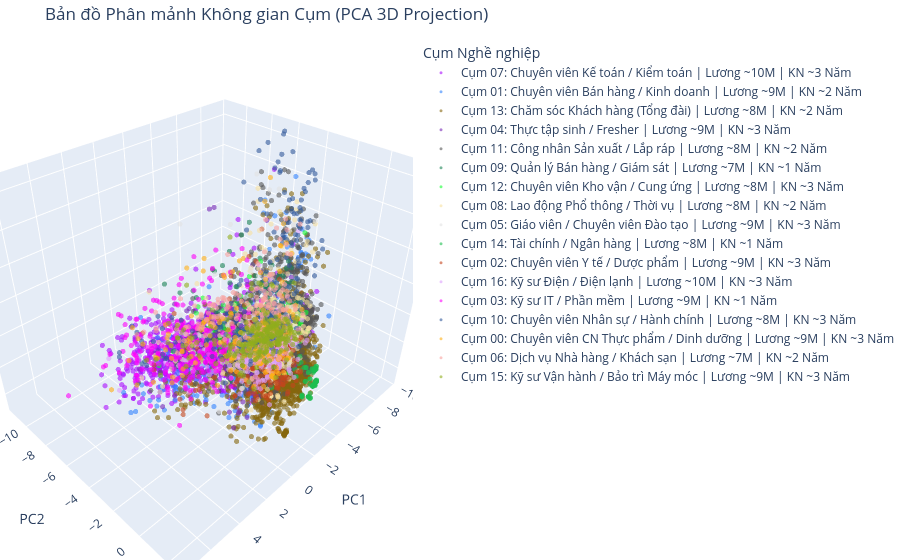

The notebook cell this image was saved under:
### Markdown cell above
## 4. Trực quan hóa ranh giới hình học bằng PCA (2D Projection)

### Code cell
from sklearn.decomposition import PCA
import plotly.express as px

print("Loading 169D features...")
train_data = np.load("../results/features_train.npz")
X_train = train_data["features_169d"]
labels = df_train['cluster_id'].values
labels_text = df_train['cluster_label'].values

# Lấy mẫu 10,000 điểm để chạy PCA nhanh và biểu đồ không bị rối
np.random.seed(42)
sample_idx = np.random.choice(len(X_train), 10000, replace=False)
X_sample = X_train[sample_idx]
labels_sample = labels_text[sample_idx]  # Hiển thị tên cụm thay vì số ID

print("Running PCA projection to 3D...")
pca = PCA(n_components=3, random_state=42)
X_pca = pca.fit_transform(X_sample)

pca_df = pd.DataFrame({
    'PC1': X_pca[:, 0],
    'PC2': X_pca[:, 1],
    'PC3': X_pca[:, 2],
    'Cụm Nghề nghiệp': labels_sample
})

fig = px.scatter_3d(pca_df, x='PC1', y='PC2', z='PC3',
              color='Cụm Nghề nghiệp',
              opacity=0.6,
              title='Bản đồ Phân mảnh Không gian Cụm (PCA 3D Projection)',
              color_discrete_sequence=px.colors.qualitative.Alphabet)

fig.update_traces(marker=dict(size=3))
fig.update_layout(margin=dict(l=0, r=0, b=0, t=40))
fig.write_html('../plots/05_pca_clusters_3d.html')
fig.show()
print("Visualization phase complete! 3D plot saved as HTML.")

### Figure 1 — Plotly figure (JSON) as saved in the notebook; plotly's stock layout.template omitted (floating-point values rounded to 4 significant figures; data arrays with more than 128 entries replaced by an {"elided": "..."} marker saying what was removed)
{"data": [{"hovertemplate": "Cụm Nghề nghiệp=Cụm 07: Chuyên viên Kế toán / Kiểm toán | Lương ~10M | KN ~3 Năm<br>PC1=%{x}<br>PC2=%{y}<br>PC3=%{z}<extra></extra>", "legendgroup": "Cụm 07: Chuyên viên Kế toán / Kiểm toán | Lương ~10M | KN ~3 Năm", "marker": {"color": "#AA0DFE", "opacity": 0.6, "size": 3, "symbol": "circle"}, "mode": "markers", "name": "Cụm 07: Chuyên viên Kế toán / Kiểm toán | Lương ~10M | KN ~3 Năm", "scene": "scene", "showlegend": true, "type": "scatter3d", "x": {"elided": "2653 float values"}, "y": {"elided": "2653 float values"}, "z": {"elided": "2653 float values"}}, {"hovertemplate": "Cụm Nghề nghiệp=Cụm 01: Chuyên viên Bán hàng / Kinh doanh | Lương ~9M | KN ~2 Năm<br>PC1=%{x}<br>PC2=%{y}<br>PC3=%{z}<extra></extra>", "legendgroup": "Cụm 01: Chuyên viên Bán hàng / Kinh doanh | Lương ~9M | KN ~2 Năm", "marker": {"color": "#3283FE", "opacity": 0.6, "size": 3, "symbol": "circle"}, "mode": "markers", "name": "Cụm 01: Chuyên viên Bán hàng / Kinh doanh | Lương ~9M | KN ~2 Năm", "scene": "scene", "showlegend": true, "type": "scatter3d", "x": {"elided": "926 float values"}, "y": {"elided": "926 float values"}, "z": {"elided": "926 float values"}}, {"hovertemplate": "Cụm Nghề nghiệp=Cụm 13: Chăm sóc Khách hàng (Tổng đài) | Lương ~8M | KN ~2 Năm<br>PC1=%{x}<br>PC2=%{y}<br>PC3=%{z}<extra></extra>", "legendgroup": "Cụm 13: Chăm sóc Khách hàng (Tổng đài) | Lương ~8M | KN ~2 Năm", "marker": {"color": "#85660D", "opacity": 0.6, "size": 3, "symbol": "circle"}, "mode": "markers", "name": "Cụm 13: Chăm sóc Khách hàng (Tổng đài) | Lương ~8M | KN ~2 Năm", "scene": "scene", "showlegend": true, "type": "scatter3d", "x": {"elided": "1427 float values"}, "y": {"elided": "1427 float values"}, "z": {"elided": "1427 float values"}}, {"hovertemplate": "Cụm Nghề nghiệp=Cụm 04: Thực tập sinh / Fresher | Lương ~9M | KN ~3 Năm<br>PC1=%{x}<br>PC2=%{y}<br>PC3=%{z}<extra></extra>", "legendgroup": "Cụm 04: Thực tập sinh / Fresher | Lương ~9M | KN ~3 Năm", "marker": {"color": "#782AB6", "opacity": 0.6, "size": 3, "symbol": "circle"}, "mode": "markers", "name": "Cụm 04: Thực tập sinh / Fresher | Lương ~9M | KN ~3 Năm", "scene": "scene", "showlegend": true, "type": "scatter3d", "x": {"elided": "399 float values"}, "y": {"elided": "399 float values"}, "z": {"elided": "399 float values"}}, {"hovertemplate": "Cụm Nghề nghiệp=Cụm 11: Công nhân Sản xuất / Lắp ráp | Lương ~8M | KN ~2 Năm<br>PC1=%{x}<br>PC2=%{y}<br>PC3=%{z}<extra></extra>", "legendgroup": "Cụm 11: Công nhân Sản xuất / Lắp ráp | Lương ~8M | KN ~2 Năm", "marker": {"color": "#565656", "opacity": 0.6, "size": 3, "symbol": "circle"}, "mode": "markers", "name": "Cụm 11: Công nhân Sản xuất / Lắp ráp | Lương ~8M | KN ~2 Năm", "scene": "scene", "showlegend": true, "type": "scatter3d", "x": {"elided": "1813 float values"}, "y": {"elided": "1813 float values"}, "z": {"elided": "1813 float values"}}, {"hovertemplate": "Cụm Nghề nghiệp=Cụm 09: Quản lý Bán hàng / Giám sát | Lương ~7M | KN ~1 Năm<br>PC1=%{x}<br>PC2=%{y}<br>PC3=%{z}<extra></extra>", "legendgroup": "Cụm 09: Quản lý Bán hàng / Giám sát | Lương ~7M | KN ~1 Năm", "marker": {"color": "#1C8356", "opacity": 0.6, "size": 3, "symbol": "circle"}, "mode": "markers", "name": "Cụm 09: Quản lý Bán hàng / Giám sát | Lương ~7M | KN ~1 Năm", "scene": "scene", "showlegend": true, "type": "scatter3d", "x": [-0.896, -4.045, -2.969, -3.044, -3.029, -3.02, 1.394, -4.0, -2.666, -2.171, -2.843, -4.174, 0.3273, -4.067, -4.454, -2.351, -4.501, -2.85, -4.813, -2.142, -3.659, -1.237, -3.087, -1.682, 0.7181, -2.146, 2.188, -3.044, 0.2201, -2.354, -1.367, -0.2294, -2.3, -4.142, -2.522, -3.04, -1.443, -3.563, 0.3414, -2.299, -0.4028, -2.682, -4.784, -3.005, -3.9, -4.018, -3.021, -3.67, -3.816, -2.632, -3.735, -3.463, -1.621, -3.732, -1.465, -1.265, 0.5566, -3.823, -2.274, -1.987, -4.216, -0.8392, -0.44, -4.174, 0.7205, -4.168, -0.1728, -1.08, -1.97, -1.219, -4.003, -3.082, 0.2208, -3.518, -3.952, -3.131, -2.828, -2.793, -0.7795], "y": [-3.678, -0.5981, -0.9435, -4.669, -0.3769, -0.3868, -3.797, -0.4657, -1.22, -3.265, -0.6414, -3.456, -2.119, -2.038, -1.44, -1.23, -4.604, -2.003, -1.781, -0.4254, -2.398, -3.452, -1.24, -0.8568, -0.8966, -3.303, -3.999, -1.327, -2.329, -0.5801, -0.7729, -1.729, -0.3791, -0.7947, -1.444, -3.021, -1.904, -1.636, -3.256, -0.7567, -1.93, -2.453, -2.006, -1.22, -1.156, -0.4256, -3.265, -4.392, -1.298, -1.866, -0.7752, -1.009, -0.4801, -1.235, -0.9218, -1.189, -3.518, -1.54, -1.674, -3.606, -2.694, -1.571, -1.657, -1.654, -3.573, -3.3, -2.448, -0.1023, -1.202, -0.567, -1.332, -1.889, -2.464, -2.09, -0.6366, -2.146, -0.7353, -1.681, -0.7681], "z": [2.125, -0.1342, 0.3663, 1.964, -0.8259, -1.813, 1.85, 0.4039, 1.297, 0.759, -0.1395, 1.565, -0.9472, 0.92, 0.8668, -2.273, 3.193, -0.9343, 1.422, -0.5485, 0.5301, 2.408, 1.257, 0.03482, 1.923, 0.7596, 2.647, 1.096, 0.8947, -0.5973, 0.5673, 1.172, 1.222, -0.04442, 1.056, -0.5803, 1.246, 1.605, -0.1091, -0.3598, -3.834, 1.584, 1.746, 0.9309, 0.8559, 0.3706, -1.36, 2.831, 1.119, 1.556, 0.2065, -0.7867, 0.1274, 0.5429, -0.6586, 2.433, 1.287, 1.465, -0.2133, 0.9324, 0.8509, 1.13, 1.374, 1.72, 1.751, -0.007808, -0.4409, 1.908, 1.816, 2.51, 0.9394, 1.334, 0.7826, 2.026, 0.1406, 1.614, -1.89, 0.557, -0.6218]}, {"hovertemplate": "Cụm Nghề nghiệp=Cụm 12: Chuyên viên Kho vận / Cung ứng | Lương ~8M | KN ~3 Năm<br>PC1=%{x}<br>PC2=%{y}<br>PC3=%{z}<extra></extra>", "legendgroup": "Cụm 12: Chuyên viên Kho vận / Cung ứng | Lương ~8M | KN ~3 Năm", "marker": {"color": "#16FF32", "opacity": 0.6, "size": 3, "symbol": "circle"}, "mode": "markers", "name": "Cụm 12: Chuyên viên Kho vận / Cung ứng | Lương ~8M | KN ~3 Năm", "scene": "scene", "showlegend": true, "type": "scatter3d", "x": {"elided": "150 float values"}, "y": {"elided": "150 float values"}, "z": {"elided": "150 float values"}}, {"hovertemplate": "Cụm Nghề nghiệp=Cụm 08: Lao động Phổ thông / Thời vụ | Lương ~8M | KN ~2 Năm<br>PC1=%{x}<br>PC2=%{y}<br>PC3=%{z}<extra></extra>", "legendgroup": "Cụm 08: Lao động Phổ thông / Thời vụ | Lương ~8M | KN ~2 Năm", "marker": {"color": "#F7E1A0", "opacity": 0.6, "size": 3, "symbol": "circle"}, "mode": "markers", "name": "Cụm 08: Lao động Phổ thông / Thời vụ | Lương ~8M | KN ~2 Năm", "scene": "scene", "showlegend": true, "type": "scatter3d", "x": {"elided": "489 float values"}, "y": {"elided": "489 float values"}, "z": {"elided": "489 float values"}}, {"hovertemplate": "Cụm Nghề nghiệp=Cụm 05: Giáo viên / Chuyên viên Đào tạo | Lương ~9M | KN ~3 Năm<br>PC1=%{x}<br>PC2=%{y}<br>PC3=%{z}<extra></extra>", "legendgroup": "Cụm 05: Giáo viên / Chuyên viên Đào tạo | Lương ~9M | KN ~3 Năm", "marker": {"color": "#E2E2E2", "opacity": 0.6, "size": 3, "symbol": "circle"}, "mode": "markers", "name": "Cụm 05: Giáo viên / Chuyên viên Đào tạo | Lương ~9M | KN ~3 Năm", "scene": "scene", "showlegend": true, "type": "scatter3d", "x": {"elided": "257 float values"}, "y": {"elided": "257 float values"}, "z": {"elided": "257 float values"}}, {"hovertemplate": "Cụm Nghề nghiệp=Cụm 14: Tài chính / Ngân hàng | Lương ~8M | KN ~1 Năm<br>PC1=%{x}<br>PC2=%{y}<br>PC3=%{z}<extra></extra>", "legendgroup": "Cụm 14: Tài chính / Ngân hàng | Lương ~8M | KN ~1 Năm", "marker": {"color": "#1CBE4F", "opacity": 0.6, "size": 3, "symbol": "circle"}, "mode": "markers", "name": "Cụm 14: Tài chính / Ngân hàng | Lương ~8M | KN ~1 Năm", "scene": "scene", "showlegend": true, "type": "scatter3d", "x": [-2.077, -1.615, -1.62, -1.63, -1.845, -1.959, -2.228, -1.769, -2.089, -1.589, -1.752, -2.015, -2.147, -1.618, -1.951, -2.123, -1.761, -1.609, -1.762, -1.099, -2.081, -1.936, -1.115, -1.328, -1.771, -2.082, -1.952, -2.069, -1.954, -1.618, -1.622, -2.221, -2.117, -1.104, -2.092, -1.133, -1.945, -1.762, -2.177, -1.954, -1.434, -1.112, -2.158, -1.123, -1.732, -0.236, -2.077, -2.097, -1.575, -1.5, -1.832, -1.565, -2.083, -1.614, -1.963, -1.111, -1.616, -1.827, -1.57, -1.593, -1.755, -2.118, -1.84, -1.941, -1.915, -1.748, -1.768, -1.974, -2.085, -2.059, -1.253, -2.083, -1.959, -2.161, -1.766, -1.94, -1.578, -1.627, -0.2062, -1.742, -1.955, -1.821, -1.95, -1.487, -1.836, -1.505, -1.903, -1.096, -2.172, -1.85, -1.262, -1.941], "y": [2.129, 2.294, 2.301, 0.2327, 1.371, 2.447, 2.151, 2.4, 2.122, 2.434, 2.376, 2.15, 2.193, 2.303, 2.393, 2.127, 2.38, 2.333, 2.383, 2.261, 2.122, 2.411, 2.239, 1.683, 2.365, 2.147, 2.449, 2.135, 2.439, 2.306, 1.941, 2.142, 1.997, 2.247, 2.16, 2.227, 2.42, 2.382, 2.125, 1.914, 1.812, 2.25, 2.187, 2.247, 2.31, 1.524, 2.135, 2.137, 1.648, 2.33, 2.377, 2.035, 2.123, 2.302, 2.407, 2.247, 2.291, 2.442, 2.436, 2.451, -0.1294, 2.015, 2.417, 2.43, 2.42, -0.1184, 2.4, 2.422, 2.123, 2.161, 1.668, 2.125, 2.413, 2.177, 2.378, 2.397, 2.044, 1.95, 1.016, 1.766, 2.424, 2.45, 2.105, 2.212, 2.427, 2.334, 2.389, 1.658, 2.185, 2.469, 1.671, 2.41], "z": [-1.652, -3.015, -3.004, -1.424, -1.052, -2.089, -1.453, -2.335, -1.635, -2.988, -2.339, -1.731, -1.587, -3.003, -2.086, -1.562, -2.346, -3.032, -2.34, -2.702, -1.636, -2.127, -2.667, -0.9946, -2.324, -1.629, -2.075, -1.668, -2.081, -3.003, -1.293, -1.459, -1.651, -2.696, -1.613, -2.614, -2.077, -2.342, -1.533, -1.801, -1.435, -2.675, -1.592, -2.662, -2.859, -1.184, -1.628, -1.628, -1.1, -1.729, -2.238, -2.119, -1.626, -3.006, -2.079, -2.673, -3.019, -2.25, -3.015, -2.981, -1.055, -1.647, -2.241, -2.14, -2.164, -1.079, -2.332, -2.036, -1.641, -1.669, -1.865, -1.644, -2.102, -1.509, -2.349, -2.096, -2.112, -1.292, -2.295, -1.478, -2.144, -2.268, -2.543, -1.36, -2.26, -1.721, -2.17, -1.23, -1.55, -2.285, -1.825, -2.098]}, {"hovertemplate": "Cụm Nghề nghiệp=Cụm 02: Chuyên viên Y tế / Dược phẩm | Lương ~9M | KN ~3 Năm<br>PC1=%{x}<br>PC2=%{y}<br>PC3=%{z}<extra></extra>", "legendgroup": "Cụm 02: Chuyên viên Y tế / Dược phẩm | Lương ~9M | KN ~3 Năm", "marker": {"color": "#C4451C", "opacity": 0.6, "size": 3, "symbol": "circle"}, "mode": "markers", "name": "Cụm 02: Chuyên viên Y tế / Dược phẩm | Lương ~9M | KN ~3 Năm", "scene": "scene", "showlegend": true, "type": "scatter3d", "x": {"elided": "256 float values"}, "y": {"elided": "256 float values"}, "z": {"elided": "256 float values"}}, {"hovertemplate": "Cụm Nghề nghiệp=Cụm 16: Kỹ sư Điện / Điện lạnh | Lương ~10M | KN ~3 Năm<br>PC1=%{x}<br>PC2=%{y}<br>PC3=%{z}<extra></extra>", "legendgroup": "Cụm 16: Kỹ sư Điện / Điện lạnh | Lương ~10M | KN ~3 Năm", "marker": {"color": "#DEA0FD", "opacity": 0.6, "size": 3, "symbol": "circle"}, "mode": "markers", "name": "Cụm 16: Kỹ sư Điện / Điện lạnh | Lương ~10M | KN ~3 Năm", "scene": "scene", "showlegend": true, "type": "scatter3d", "x": {"elided": "256 float values"}, "y": {"elided": "256 float values"}, "z": {"elided": "256 float values"}}, {"hovertemplate": "Cụm Nghề nghiệp=Cụm 03: Kỹ sư IT / Phần mềm | Lương ~9M | KN ~1 Năm<br>PC1=%{x}<br>PC2=%{y}<br>PC3=%{z}<extra></extra>", "legendgroup": "Cụm 03: Kỹ sư IT / Phần mềm | Lương ~9M | KN ~1 Năm", "marker": {"color": "#FE00FA", "opacity": 0.6, "size": 3, "symbol": "circle"}, "mode": "markers", "name": "Cụm 03: Kỹ sư IT / Phần mềm | Lương ~9M | KN ~1 Năm", "scene": "scene", "showlegend": true, "type": "scatter3d", "x": {"elided": "291 float values"}, "y": {"elided": "291 float values"}, "z": {"elided": "291 float values"}}, {"hovertemplate": "Cụm Nghề nghiệp=Cụm 10: Chuyên viên Nhân sự / Hành chính | Lương ~8M | KN ~3 Năm<br>PC1=%{x}<br>PC2=%{y}<br>PC3=%{z}<extra></extra>", "legendgroup": "Cụm 10: Chuyên viên Nhân sự / Hành chính | Lương ~8M | KN ~3 Năm", "marker": {"color": "#325A9B", "opacity": 0.6, "size": 3, "symbol": "circle"}, "mode": "markers", "name": "Cụm 10: Chuyên viên Nhân sự / Hành chính | Lương ~8M | KN ~3 Năm", "scene": "scene", "showlegend": true, "type": "scatter3d", "x": {"elided": "287 float values"}, "y": {"elided": "287 float values"}, "z": {"elided": "287 float values"}}, {"hovertemplate": "Cụm Nghề nghiệp=Cụm 00: Chuyên viên CN Thực phẩm / Dinh dưỡng | Lương ~9M | KN ~3 Năm<br>PC1=%{x}<br>PC2=%{y}<br>PC3=%{z}<extra></extra>", "legendgroup": "Cụm 00: Chuyên viên CN Thực phẩm / Dinh dưỡng | Lương ~9M | KN ~3 Năm", "marker": {"color": "#FEAF16", "opacity": 0.6, "size": 3, "symbol": "circle"}, "mode": "markers", "name": "Cụm 00: Chuyên viên CN Thực phẩm / Dinh dưỡng | Lương ~9M | KN ~3 Năm", "scene": "scene", "showlegend": true, "type": "scatter3d", "x": {"elided": "197 float values"}, "y": {"elided": "197 float values"}, "z": {"elided": "197 float values"}}, {"hovertemplate": "Cụm Nghề nghiệp=Cụm 06: Dịch vụ Nhà hàng / Khách sạn | Lương ~7M | KN ~2 Năm<br>PC1=%{x}<br>PC2=%{y}<br>PC3=%{z}<extra></extra>", "legendgroup": "Cụm 06: Dịch vụ Nhà hàng / Khách sạn | Lương ~7M | KN ~2 Năm", "marker": {"color": "#F8A19F", "opacity": 0.6, "size": 3, "symbol": "circle"}, "mode": "markers", "name": "Cụm 06: Dịch vụ Nhà hàng / Khách sạn | Lương ~7M | KN ~2 Năm", "scene": "scene", "showlegend": true, "type": "scatter3d", "x": {"elided": "174 float values"}, "y": {"elided": "174 float values"}, "z": {"elided": "174 float values"}}, {"hovertemplate": "Cụm Nghề nghiệp=Cụm 15: Kỹ sư Vận hành / Bảo trì Máy móc | Lương ~9M | KN ~3 Năm<br>PC1=%{x}<br>PC2=%{y}<br>PC3=%{z}<extra></extra>", "legendgroup": "Cụm 15: Kỹ sư Vận hành / Bảo trì Máy móc | Lương ~9M | KN ~3 Năm", "marker": {"color": "#90AD1C", "opacity": 0.6, "size": 3, "symbol": "circle"}, "mode": "markers", "name": "Cụm 15: Kỹ sư Vận hành / Bảo trì Máy móc | Lương ~9M | KN ~3 Năm", "scene": "scene", "showlegend": true, "type": "scatter3d", "x": {"elided": "254 float values"}, "y": {"elided": "254 float values"}, "z": {"elided": "254 float values"}}], "layout": {"legend": {"title": {"text": "Cụm Nghề nghiệp"}, "tracegroupgap": 0}, "margin": {"b": 0, "l": 0, "r": 0, "t": 40}, "scene": {"domain": {"x": [0, 1], "y": [0, 1]}, "xaxis": {"title": {"text": "PC1"}}, "yaxis": {"title": {"text": "PC2"}}, "zaxis": {"title": {"text": "PC3"}}}, "title": {"text": "Bản đồ Phân mảnh Không gian Cụm (PCA 3D Projection)"}}}
